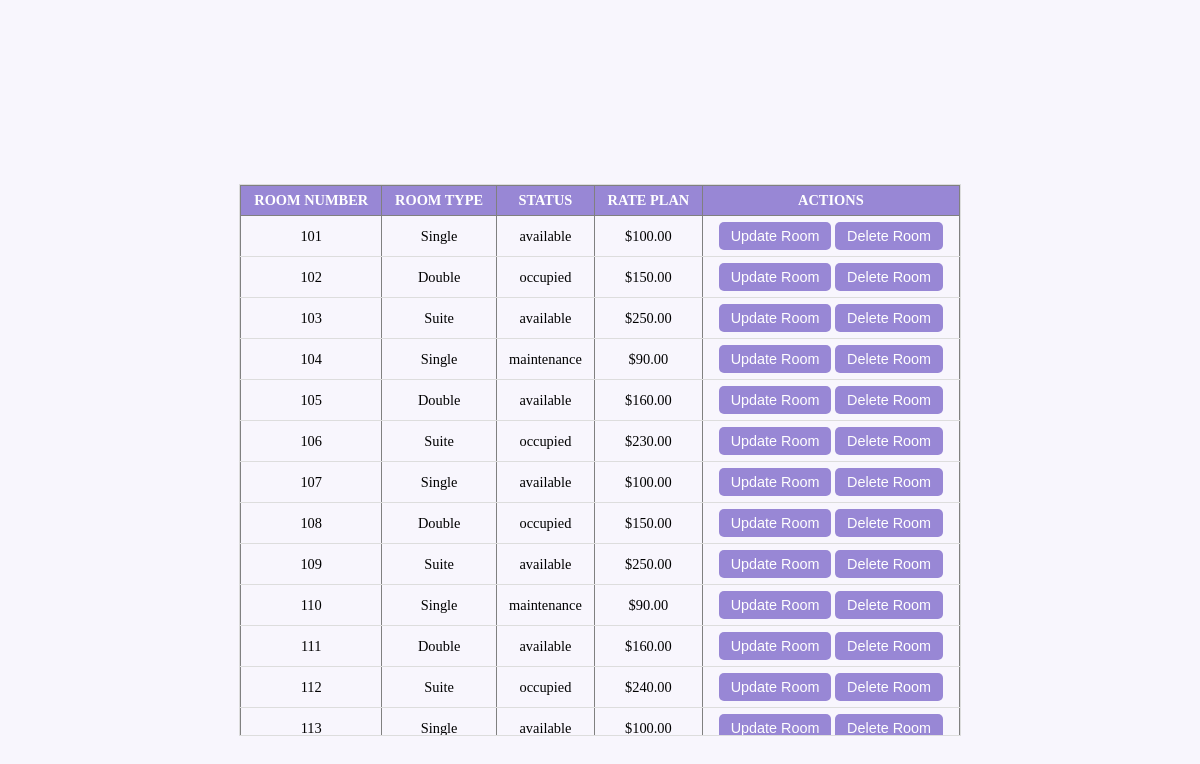
Before: /Website/homepage/Homepage-Type/Admin/modify_room.php (lower part) with the older database file.
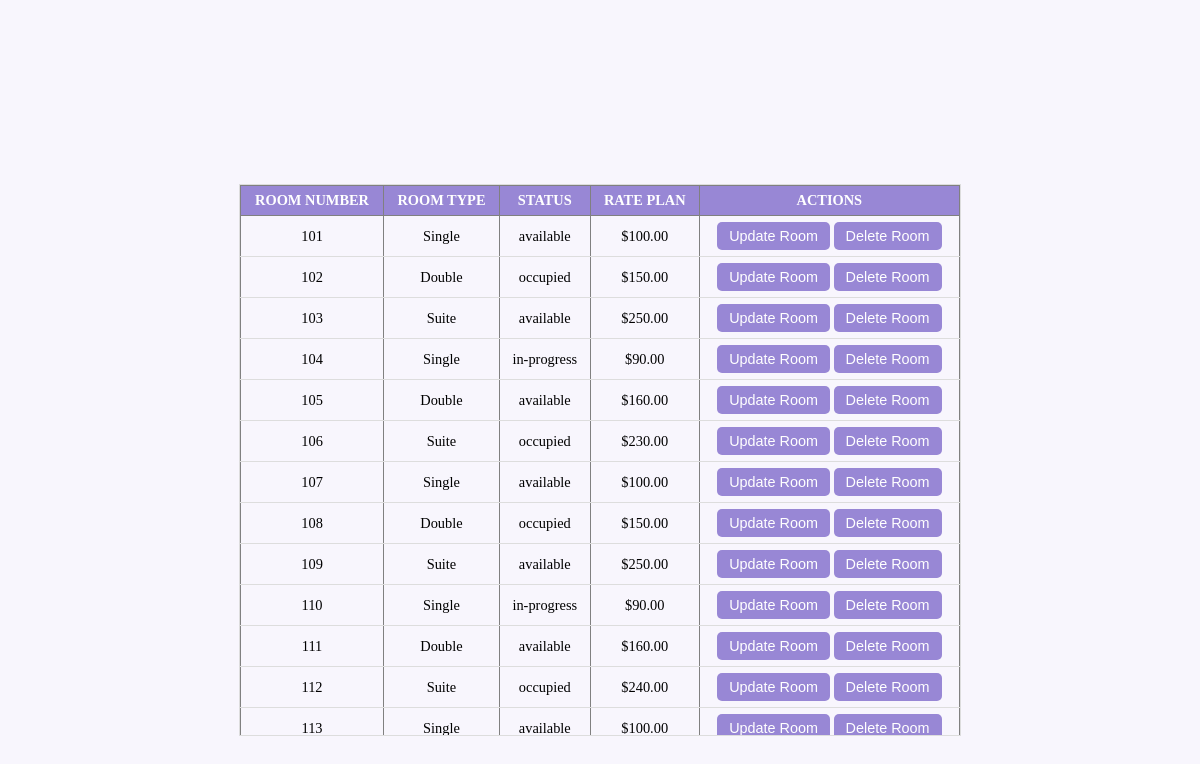
After: the same page with the newer database file.
### tables this page shows
CREATE TABLE rooms (
    room_num INT AUTO_INCREMENT PRIMARY KEY,
    room_type VARCHAR(50) NOT NULL,  
    room_status VARCHAR(50) NOT NULL DEFAULT 'Available',  
    rate_plan DECIMAL(10, 2) NOT NULL
);

### Website/homepage/Homepage-Type/Admin/modify_room.php (the view, shortened to what this page needs)
<?php
 require_once('../../Website/inc/db_connect.php');
 $queryRooms = "
 SELECT
   room_num,
   room_type,
   room_status,
   rate_plan
 FROM
   rooms
 ";
 $statementRooms = $db->prepare($queryRooms);
 $statementRooms->execute();
 $items = $statementRooms->fetchAll();
 ?>
 <!DOCTYPE HTML>
 <html>
 <head>
     <link rel="stylesheet" type="text/css" href="../inc/homepage_main.css">
 </head>
 <main>
 <body>
     <div class="table-container">
	<table border="1" id="rooms-table">
         <tr>
             <th>Room Number</th>
             <th>Room Type</th>
             <th>Status</th>
             <th>Rate Plan</th>
             <th>Actions</th>
         </tr>
         <?php foreach ($items as $item) : ?>
         <tr>
             <td><?php echo $item['room_num']; ?></td>
             <td><?php echo $item['room_type']; ?></td>
             <td><?php echo $item['room_status']; ?></td>
             <td>$<?php echo number_format($item['rate_plan'], 2); ?></td>
             <td>
                 <button class="modify-btn"><a href="?update_room_id=<?php echo $item['room_num']; ?>" style="color:white; text-decoration:none;">Update Room</a></button>
                 <button class="modify-btn">
                     <a href="?delete_room_id=<?php echo $item['room_num']; ?>" style="color:white; text-decoration:none;">Delete Room</a>
                 </button>
             </td>
         </tr>
         <?php endforeach; ?>
     </table>
	 </div>
 </body>
 </main>
 </html>

Changed rows visible on the page:
changed rooms id 104: room_status "maintenance" → "in-progress"
changed rooms id 110: room_status "maintenance" → "in-progress"
